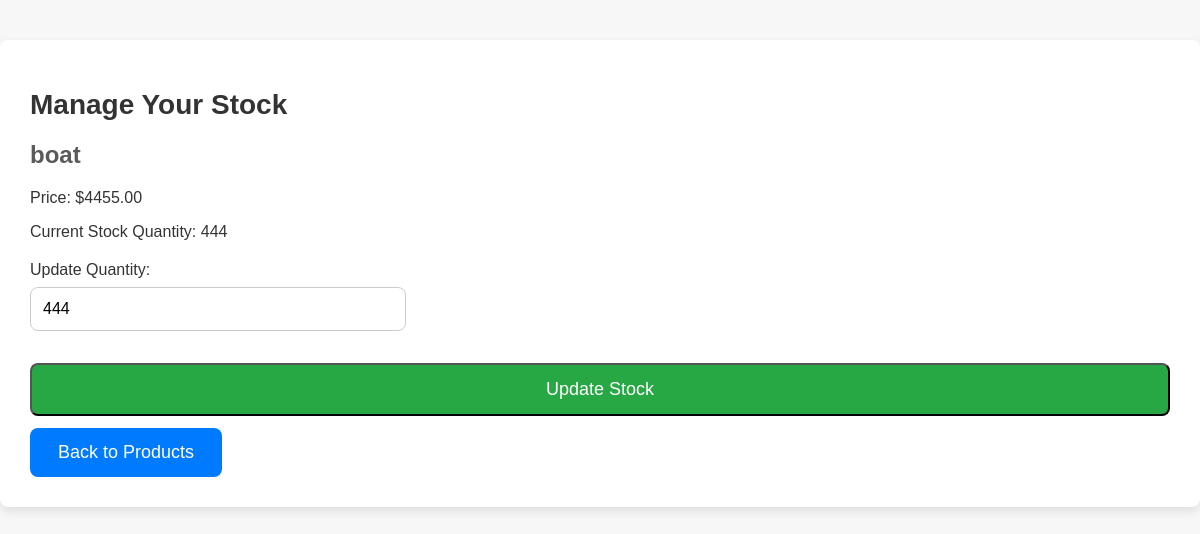
/product/4/manage-stock/ (signed in), run on an earlier commit of the app's database.
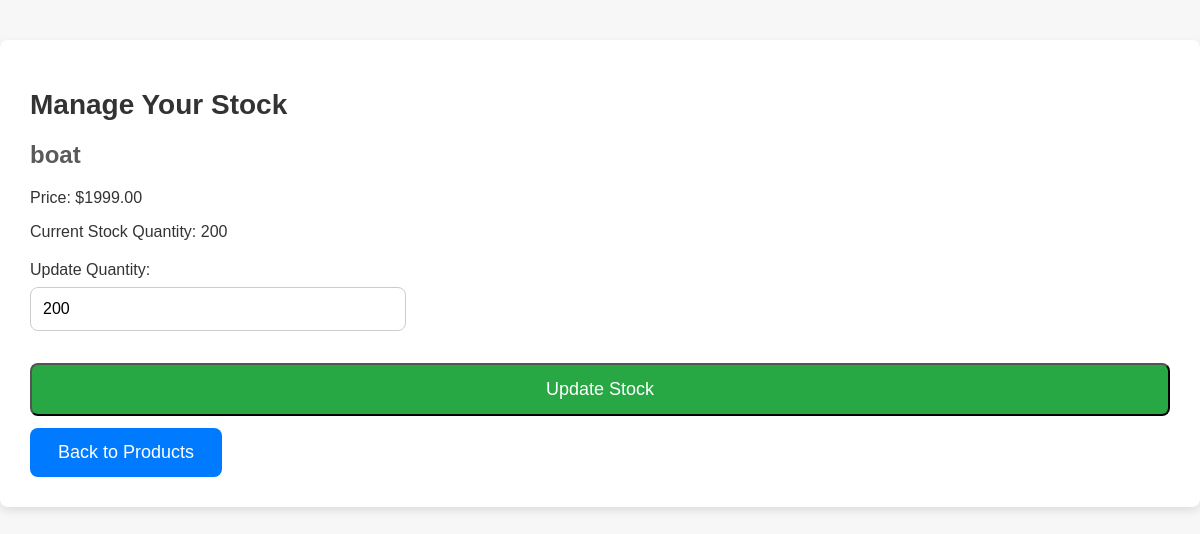
And on a later commit of the database.
### shop/models.py (models this page shows, shortened)
class Product(models.Model):
    seller = models.ForeignKey(settings.AUTH_USER_MODEL, on_delete=models.CASCADE, related_name='products')  # Custom User model
    name = models.CharField(max_length=255)
    description = models.TextField(blank=True, null=True)
    price = models.DecimalField(max_digits=10, decimal_places=2)
    quantity = models.PositiveIntegerField(default=0)
    available = models.BooleanField(default=True)
    image = models.ImageField(upload_to='products/')
    class Meta:
        ordering = ['name']

### shop/views/product_views.py (the view, shortened to what this page needs)
# urls.py: path('product/<int:product_id>/manage-stock/', product_views.manage_stock, name='manage_stock'),
@login_required
def manage_stock(request, product_id):
    product = get_object_or_404(Product, id=product_id)
    return render(request, 'shop/manage_stock.html', {'product': product})

### shop/templates/shop/manage_stock.html (shortened to what this page needs)
<!DOCTYPE html>
<html lang="en">
<head>
</head>
<body>
<div class="container">
    <h1>Manage Your Stock</h1>
    {% if product %}
        <h2>{{ product.name }}</h2>
        <p>Price: ${{ product.price }}</p>
        <p>Current Stock Quantity: {{ product.quantity }}</p>
        <form method="POST">
            <label for="new_quantity">Update Quantity:</label>
            <input type="number" name="new_quantity" id="new_quantity" value="{{ product.quantity }}" min="0">
            <button type="submit" class="btn update-btn">Update Stock</button>
        </form>
        <a href="{% url 'manage_stock' %}" class="btn">Back to Products</a>
    {% else %}
        <p>No products available to manage stock.</p>
    {% endif %}
</div>
</body>
</html>

What changed in the data, as far as the page shows it:
changed Product "boat": price "4455.00" → "1999.00"; quantity "444" → "200"; new_quantity "444" → "200"
